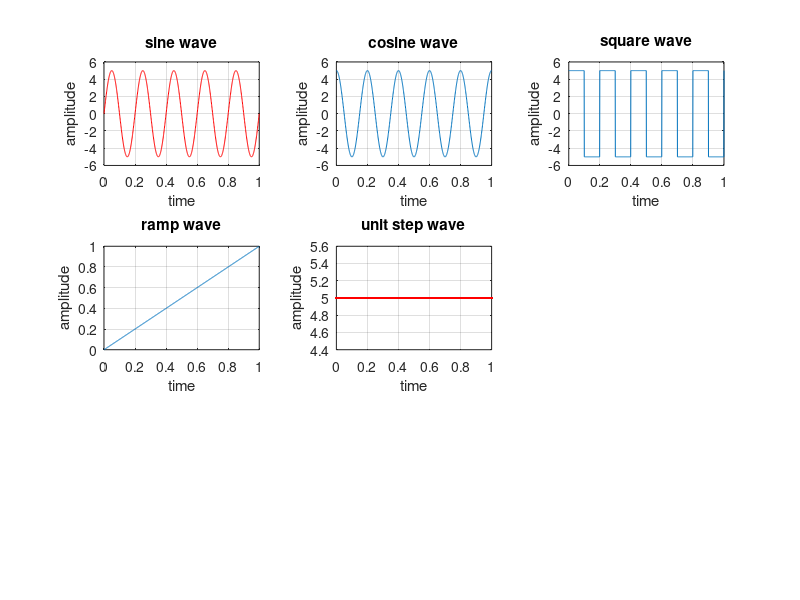

Here is the MATLAB script that generated this plot:
clc;
clear all;
close all;
t=0:.001:1;
f=input('Enter the value of frequency');
a=input('Enter the value of amplitude');
subplot(3,3,1);
y=a*sin(2*pi*f*t);
plot(t,y,'r');
xlabel('time');
ylabel('amplitude');
title('sine wave')
grid on;
subplot(3,3,2);
z=a*cos(2*pi*f*t);
plot(t,z);
xlabel('time');
ylabel('amplitude');
title('cosine wave')
grid on;
subplot(3,3,3);
s=a*square(2*pi*f*t);
plot(t,s);
xlabel('time');
ylabel('amplitude');
title('square wave')
grid on;
subplot(3,3,4);
plot(t,t);
xlabel('time');
ylabel('amplitude');
title('ramp wave')
grid on;
subplot(3,3,5);
plot(t,a,'r');
xlabel('time');
ylabel('amplitude');
title('unit step wave')
grid on;